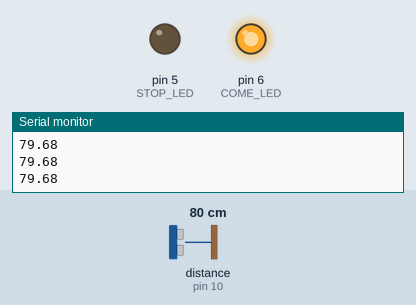
Simulated run of this sketch. Board: Arduino Mega 2560, built with avr-gcc and run on an emulated ATmega2560. Shown: output pins drawn as LEDs (lit = HIGH), the last lines printed to the serial monitor. Wiring (inferred from the names in the program): ultrasonic range finder: trigger pin 9; echo pin 10. The test bench sets the inputs (shaded band); at power-on: distance to the obstacle (sensor on pin 10) 80 cm. The echo pulse lasts 58.3 µs per cm; pins used as bus, display or sensor lines are not drawn.

Above: at 1.2 s.
1.3 s: distance to the obstacle (sensor on pin 10) set to 2 cm
At 2.0 s:
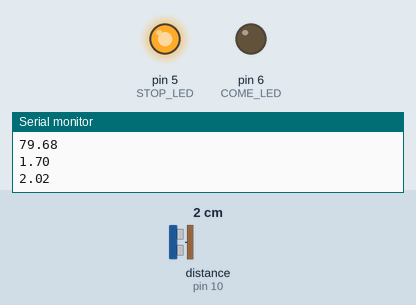
2.8 s: distance to the obstacle (sensor on pin 10) set to 18 cm
At 3.3 s:
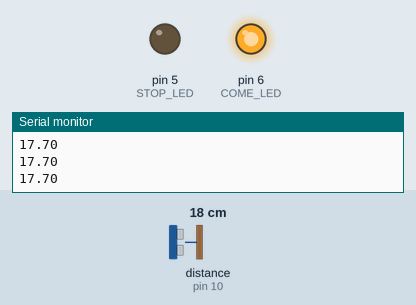
4.3 s: distance to the obstacle (sensor on pin 10) set to 4 cm
At 9.9 s:
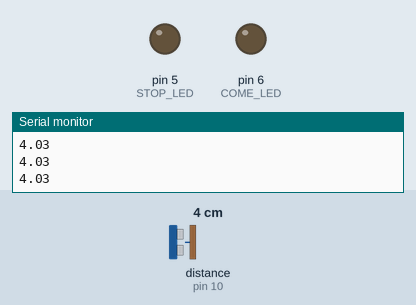
Timing chart, 0 to 11.4 s (numbered marks = the images above; inputs shaded):
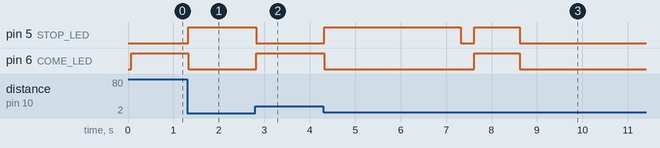

Measured:
- after the input at 1.3 s, pin 5 (STOP_LED): LOW → HIGH at once; pin 6 (COME_LED): HIGH → LOW at once
- after the input at 2.8 s, pin 5 (STOP_LED): HIGH → LOW at once; pin 6 (COME_LED): LOW → HIGH at once
- after the input at 4.3 s, pin 5 (STOP_LED): LOW → HIGH at once, → LOW 3.0 s later, → HIGH 0.30 s later, → LOW 1.0 s later; pin 6 (COME_LED): HIGH → LOW at once, → HIGH 3.3 s later, → LOW 1.0 s later

The sketch:

parking_sensor.ino
```cpp
#include <LowPower.h>

/*----- HC-SR04 Ultrasonic Sensor -----*/
const int TRIGGER_PIN = 9;
const int ECHO_PIN = 10;
#define MAX_DISTANCE 200 // Maximum distance (in cm) to ping.
#define PING_INTERVAL 33 // Milliseconds between sensor pings (29ms is about the min to avoid cross-sensor echo).
const float PING_TIMEOUT = 2.0 * MAX_DISTANCE / 0.0343; // (microseconds)
int t_last_ping = 0; // time of the last ping (ms)

/*---------- Low-pass Filter ----------*/
const float CUTOFF_FREQUENCY = 15.0; // (Hz)
float dt = 0.0; // time between the last two pings (s)
float ultrasonic_prior = -1.0;

/*--------------- LEDs ---------------*/
const int COME_LED = 6;
const int STOP_LED = 5;

// tunable parameters for performance
const float PARKED_DISTANCE = 10.0; // (cm)
const int PARKED_TIME = 5; // (s)
const int PARKING_TIMEOUT = 20000; // (ms)
const float MOVEMENT_DISTANCE_THRESHOLD = 2.0; // (cm)
const float WAKE_DISTANCE = 120.0; // (cm)

void setup() {
  // setup the HC-SR04 ultrasonic sensor
  pinMode(TRIGGER_PIN, OUTPUT);
  pinMode(ECHO_PIN, INPUT);

  // setup the LEDs
  pinMode(COME_LED, OUTPUT);
  pinMode(STOP_LED, OUTPUT);

  Serial.begin(9600);
  Serial.println("beginning logging");
}

float lowPassFilter(float measurement) {
  // calculate the filtering coefficient
  float a = exp(-2.0f * PI * CUTOFF_FREQUENCY * dt); // filtering coefficient, [0 <= a <= 1]
  // filter and update the state prior
  ultrasonic_prior = a * ultrasonic_prior + (1.0f - a) * measurement;

  return ultrasonic_prior;
}

int guideDistance(int seconds_parked) {
  /*
    guide the user closer until they stop moving for a set amount of time
    continually update distance until the user is parked
  */

  float distance = measureDistance();
  if (distance >= 0.0) {
    distance = lowPassFilter(distance);
  }

  if (distance <= PARKED_DISTANCE) {
    // tell the user to STOP
    digitalWrite(COME_LED, LOW);
    digitalWrite(STOP_LED, HIGH);
    // delay 0.5 seconds to prevent lights from flickering green/red when user is close to threshold distance
     delay(500);

    // only add to seconds_parked if a valid distance measurement was received
    if (distance >= 0.0) seconds_parked += 1;
  } else {
    // reset the parked counter
    seconds_parked = 0;

    // tell the user to keep coming closer
    digitalWrite(COME_LED, HIGH);
    digitalWrite(STOP_LED, LOW);
  }

  return seconds_parked;
}

float measureDistance() {
  // ensure there has been a sufficient time since the last ping
  float t_since_last_ping = abs(millis() - t_last_ping); // abs() to account for millis() rollover (ms)
  if (t_since_last_ping < PING_INTERVAL) {
    delay(PING_INTERVAL - t_since_last_ping);
  }

  // get the current time of the ping
  float t_current_ping = millis();
  // update dt for low-pass filtering
  dt = (t_current_ping - t_last_ping) / 1000; // (s)
  // update the time of last ping
  t_last_ping = t_current_ping;

  // make sure the trigger pin is not already firing
  digitalWrite(TRIGGER_PIN, LOW);
  delayMicroseconds(2);
  // transmit for 10 microseconds
  digitalWrite(TRIGGER_PIN, HIGH);
  delayMicroseconds(10);
  // turn the transmitter off
  digitalWrite(TRIGGER_PIN, LOW);

  // detect time-of-flight (TOF) of pulse
  float duration = pulseIn(ECHO_PIN, HIGH, PING_TIMEOUT); // (microseconds)
  // convert two-way TOF to one-way distance using speed of sound in air
  // TODO: document/comment on this and explain value and units
  float distance = (duration*.0343)/2; // (cm)

  if (distance == 0.0) {
    // if an object was not detected, denote an invalid measurement
    distance = -1.0;
  }

  Serial.println(distance);

  return distance;
}

bool checkForwardMovement() {
  // make two ultrasonic measurements with a delay between them to check for movement
  float distance0 = measureDistance();
  delay(100);
  float distance1 = measureDistance();

  bool moving;
  if ((distance1 - distance0) > MOVEMENT_DISTANCE_THRESHOLD) {
    moving = true;
  } else {
    moving = false;
  }

  return moving;
}

void endParking() {
  // tell the user parking is complete
  digitalWrite(COME_LED, LOW);
  digitalWrite(STOP_LED, LOW);
  delay(300);
  digitalWrite(COME_LED, HIGH);
  digitalWrite(STOP_LED, HIGH);
  delay(1000);
  // turn off LEDs and power down to conserve energy
  digitalWrite(COME_LED, LOW);
  digitalWrite(STOP_LED, LOW);
  LowPower.powerDown(SLEEP_8S, ADC_OFF, BOD_OFF);
}

void loop() {
  // check if something is at a measurable distance away
  float distance;
  while (true) {
    distance = measureDistance();
    // check if the measured distance should wake the system
    if ((distance > WAKE_DISTANCE) || (distance < 0.0)) {
      LowPower.powerDown(SLEEP_4S, ADC_OFF, BOD_OFF);
      delay(100); // TODO: only here for debugging (lowpower messes with Serial
    } else {
      break;
    }
  }

  // guide the user into the parking spot
  int seconds_parked = 0;
  int t_start_parking = millis(); // timeout to prevent the system from staying in this loop forever (ms)
  while ( (seconds_parked <= 5) && ((millis() - t_start_parking) <= PARKING_TIMEOUT) ){
    seconds_parked = guideDistance(seconds_parked);
  }

  endParking();
}
```
